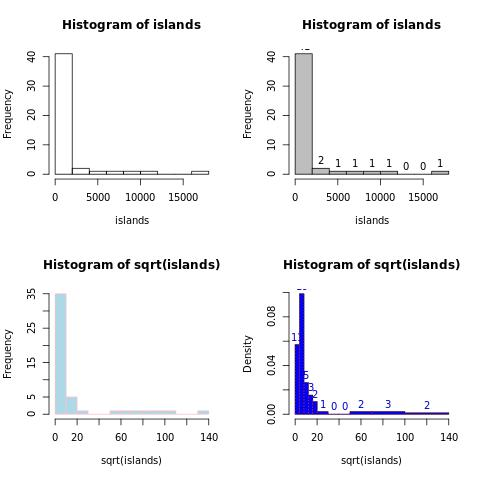

Source code (R):
# Rscript saveplot.r #arg1 arg2
# R CMD BATCH --no-save "--args arg1 arg2" saveplot.r

#! /path/to/Rscript
#args <- commandArgs(TRUE)

#! /path/to/Rscript

jpeg(file = "saveplot.jpeg")

op <- par(mfrow = c(2, 2))
hist(islands)
utils::str(hist(islands, col = "gray", labels = TRUE))

hist(sqrt(islands), breaks = 12, col = "lightblue", border = "pink")
##-- For non-equidistant breaks, counts should NOT be graphed unscaled:
r <- hist(sqrt(islands), breaks = c(4*0:5, 10*3:5, 70, 100, 140),
          col = "blue1")
text(r$mids, r$density, r$counts, adj = c(.5, -.5), col = "blue3")
sapply(r[2:3], sum)
sum(r$density * diff(r$breaks)) # == 1
lines(r, lty = 3, border = "purple") # -> lines.histogram(*)
par(op)

require(utils) # for str
str(hist(islands, breaks = 12, plot =  FALSE)) #-> 10 (~= 12) breaks
str(hist(islands, breaks = c(12,20,36,80,200,1000,17000), plot = FALSE))

dev.off()

q(status=0)

#Format	    Driver	      Notes
#JPG	        jpeg	        Can be used anywhere, but doesn't resize
#PNG	        png	          Can be used anywhere, but doesn't resize
#WMF	        win.metafile	Windows only; best choice with Word; easily resizable
#PDF	        pdf	          Best choice with pdflatex; easily resizable
#Postscript  postscript	  Best choice with latex and Open Office; easily resizable

## read table to R and change to vector
# d<-read.table("filename")
# r<-unlist(d)
